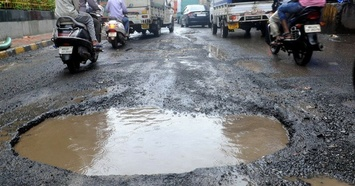
#> input picture object_prediction_imageai/3.jpg, 355 x 186 px, shrunk from 1200 x 628 before the run, given in place of 3.jpeg, which was not available
$ python crop_3x2.py
#> lines starting #> are read from the running program, lines starting #| are printed output that depends on the picture; after the words box and inside, x2 and y2 are one past the last pixel; in counts of white or black regions, pixels touching at a corner belong together; pictures that were not available may be replaced by others from this repository, and a replacement may not be noted
import cv2 as _cv2


class Box:
    boxes = [1, 2, 3, 4, 5, 6]

    def __init__(self, index, start_row, end_row, start_col, end_col):
        self.index = index
        self.start_row = start_row
        self.end_row = end_row
        self.start_col = start_col
        self.end_col = end_col


# def box():
#     b = dict();
#     b['index'] = 0
#     b['start_row'] = 0
#     b['endrow'] = 0
#     b['startcol'] = 0
#     b['endcol'] = 0
#     return b


def draw_grid(img, line_color=(0, 255, 0), thickness=3, type_=_cv2.LINE_AA, pxstep=1000, pystep=1000):
    '''(ndarray, 3-tuple, int, int) -> void
    draw gridlines on img
    line_color:
        BGR representation of colour
    thickness:
        line thickness
    type:
        8, 4 or cv2.LINE_AA
    pxstep:
        grid line frequency in pixels
    '''
    x = pxstep
    y = pystep
    while x < img.shape[1]:
        _cv2.line(img, (x, 0), (x, img.shape[0]), color=line_color, lineType=type_, thickness=thickness)
        x += pxstep

    while y < img.shape[0]:
        _cv2.line(img, (0, y), (img.shape[1], y), color=line_color, lineType=type_, thickness=thickness)
        y += pystep


def crop(img, pxstep=1000, pystep=1000):
    i = 0
    h = img.shape[0]
    w = img.shape[1]
    start_row, start_col = int(0), int(0)

    y = pystep
    while y <= h:
        start_row = 0
        x = pxstep
        while x <= w:
            end_row = int(x)
            end_col = int(y)
            # crop
            # _cv2.imshow("Cropped Top", cropped_img)
            i = i + 1
            print("box no : " + str(i))
            print(start_row, start_col)
            print(end_row, end_col)
            cropped_img = image[start_row:end_row, start_col:end_col]
            image_path_cropped = 'imgs/3_cropped_' + str(i) + '.jpeg'
            _cv2.imwrite(image_path_cropped, cropped_img)

            #  increment to next box
            start_row = x
            x += pxstep

            # box = Box(i , start_row , start_col , end_row , end_col)

            #  move to next horizontal box
        start_col = y
        y += pystep


image = _cv2.imread("imgs/3.jpeg")
#> image is the input picture: shape (186, 355, 3); mean B, G, R 118.3, 115.9, 114.6

h = image.shape[0]
#> h = 186
w = image.shape[1]
#> w = 355
print('Height of image:', (h, 'pixels'))
#| Height of image: (186, 'pixels')
print('Width of image:', (w, 'pixels'))
#| Width of image: (355, 'pixels')

px = int(w / 3)
#> px = 118
py = int(h / 2)
#> py = 93
print("width of each grid box ", (px, 'pixels'))
#| width of each grid box  (118, 'pixels')
print("height of each grid box ", (py, 'pixels'))
#| height of each grid box  (93, 'pixels')

# get grids
draw_grid(image, (0, 255, 0), 2, 4, px, py)
#> after the loop in draw_grid, `while x < img.shape[1]:`:
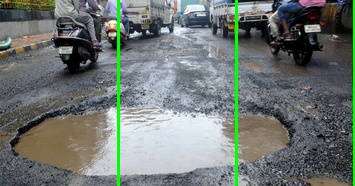
#> img: shape (186, 355, 3); mean B, G, R 115.5, 118.9, 111.9
#> after the loop in draw_grid, `while x < img.shape[1]:`: x = 472
#> after the loop in draw_grid, `while y < img.shape[0]:`:
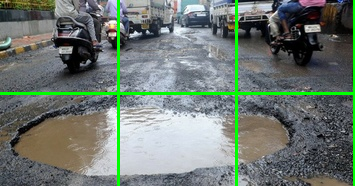
#> img: shape (186, 355, 3); 1.58% of pixels changed, all inside (x1, y1, x2, y2) = (0, 92, 353, 95)
#> after the loop in draw_grid, `while y < img.shape[0]:`: y = 186
image_path_processed = 'imgs/3_processed_3x2.jpeg'
_cv2.imwrite(image_path_processed, image)

# crop into 3x2 boxes
crop(image, px, py)
#> the loop in crop, `while y <= h:` made 2 passes
#> pass 1, in crop, `_cv2.imwrite(image_path_cropped, cropped_img)`:
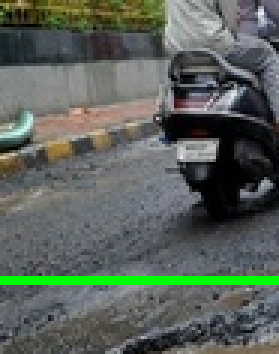
#> saved as 3_cropped_1.jpeg: shape (118, 93, 3) (shown 3 times larger); mean B, G, R 90.9, 98.2, 90.4
#> pass 1, in crop, `_cv2.imwrite(image_path_cropped, cropped_img)`:
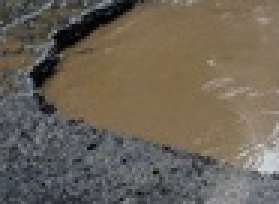
#> saved as 3_cropped_2.jpeg: shape (68, 93, 3) (shown 3 times larger); mean B, G, R 86.3, 99.3, 107.6
#> pass 2, in crop, `_cv2.imwrite(image_path_cropped, cropped_img)`:
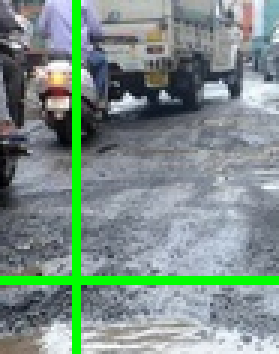
#> saved as 3_cropped_4.jpeg: shape (118, 93, 3) (shown 3 times larger); mean B, G, R 136.8, 143.7, 124.8
#> pass 2, in crop, `_cv2.imwrite(image_path_cropped, cropped_img)`:
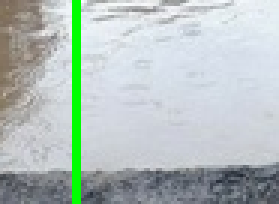
#> saved as 3_cropped_5.jpeg: shape (68, 93, 3) (shown 3 times larger); mean B, G, R 190.3, 193.3, 181.2
#> after the loop in crop, `while y <= h:`: i = 6; y = 279

$ run again, with object_prediction_imageai/1.jpg copied over object_prediction_imageai/3.jpg
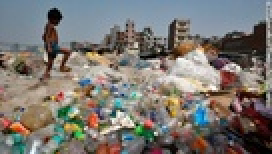
#> input picture object_prediction_imageai/1.jpg, 136 x 77 px, shrunk from 460 x 259 before the run, given in place of 3.jpeg, which was not available (shown 2 times larger)
#> image is the input picture: shape (77, 136, 3); mean B, G, R 113.5, 118.9, 122.9
#| Height of image: (77, 'pixels')
#| Width of image: (136, 'pixels')
#| width of each grid box  (45, 'pixels')
#| height of each grid box  (38, 'pixels')
#> after the loop in draw_grid, `while x < img.shape[1]:`: x = 180
#> after the loop in draw_grid, `while y < img.shape[0]:`:
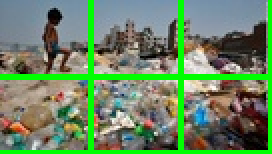
#> img: shape (77, 136, 3) (shown 2 times larger); mean B, G, R 99.8, 134.8, 106.6
#> after the loop in draw_grid, `while y < img.shape[0]:`: y = 114
#> the loop in crop, `while y <= h:` made 2 passes
#> pass 2, in crop, `_cv2.imwrite(image_path_cropped, cropped_img)`:
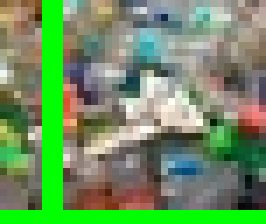
#> saved as 3_cropped_5.jpeg: shape (32, 38, 3) (shown 7 times larger); mean B, G, R 97.1, 144.9, 110.3
#> after the loop in crop, `while y <= h:`: i = 6; y = 114

$ run again, with object_prediction_imageai/2.jpg copied over object_prediction_imageai/3.jpg
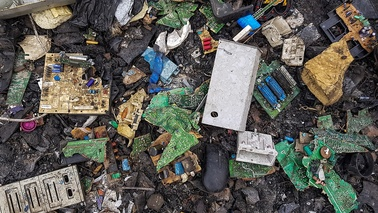
#> input picture object_prediction_imageai/2.jpg, 378 x 213 px, shrunk from 1280 x 720 before the run, given in place of 3.jpeg, which was not available
#> image is the input picture: shape (213, 378, 3); mean B, G, R 86.3, 92.4, 93.5
#| Height of image: (213, 'pixels')
#| Width of image: (378, 'pixels')
#| width of each grid box  (126, 'pixels')
#| height of each grid box  (106, 'pixels')
#> after the loop in draw_grid, `while x < img.shape[1]:`: x = 378
#> after the loop in draw_grid, `while y < img.shape[0]:`:
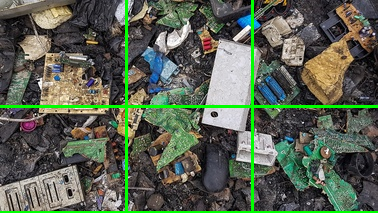
#> img: shape (213, 378, 3); mean B, G, R 82.4, 98.3, 89.5
#> after the loop in draw_grid, `while y < img.shape[0]:`: y = 318
#> the loop in crop, `while y <= h:` made 2 passes
#> pass 2, in crop, `_cv2.imwrite(image_path_cropped, cropped_img)`:
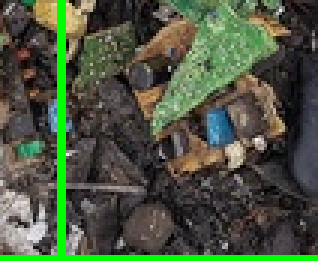
#> saved as 3_cropped_5.jpeg: shape (87, 106, 3) (shown 3 times larger); mean B, G, R 64.5, 86.3, 75.5
#> after the loop in crop, `while y <= h:`: i = 6; y = 318
